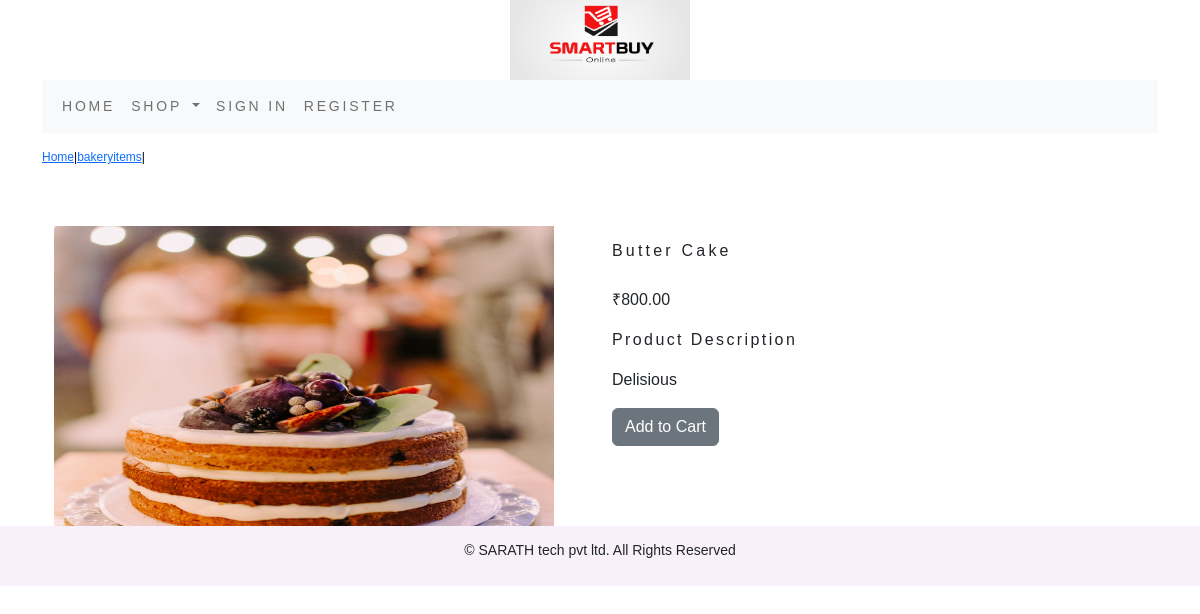
The app's page /bakery-items/butter-cake/ with its own data.
### shop/models.py (models this page shows, shortened)
class Product(models.Model):
    name = models.CharField(max_length=250, unique=True)
    slug = models.SlugField(max_length=250, unique=True)
    description = models.TextField(blank=True)
    price = models.DecimalField(max_digits=10, decimal_places=2)
    category = models.ForeignKey(Category, on_delete=models.CASCADE)
    image = models.ImageField(upload_to='product', blank=True)
    stock = models.IntegerField()
    available = models.BooleanField(default=True)
    created = models.DateTimeField(auto_now_add=True)
    updated = models.DateTimeField(auto_now=True)
    class Meta:
        ordering = ('name',)
        verbose_name = 'product'
        verbose_name_plural = 'products'

class Category(models.Model):
    name = models.CharField(max_length=250, unique=True)
    slug = models.SlugField(max_length=250, unique=True)
    description = models.TextField(blank=True)
    image = models.ImageField(upload_to='category', blank=True)
    class Meta:
        ordering = ('name',)
        verbose_name = 'category'
        verbose_name_plural = 'categories'
    def get_url(self):
        return reverse('shop:products_by_category', args=[self.slug])
    def __str__(self):
        return '{}'.format(self.name)

### shop/views.py (the view)
# urls.py: path('<slug:c_slug>/<slug:product_slug>/', views.ProdDetail, name='products_category_detail'),
def ProdDetail(request, c_slug, product_slug):
    try:
        product = Product.objects.get(category__slug=c_slug, slug=product_slug)
    except Exception as e:
        raise e
    return render(request, 'product.html', {'product': product})

### cart/context_processors.py (called while the page is built)
def counter(request):
    item_count = 0
    if 'admin' in request.path:
        return {}
    else:
        try:
            cart = Cart.objects.filter(cart_id= _cart_id(request))
            cart_items=CartItem.objects.all().filter(cart=cart[:1])
            for cart_item in cart_items:
                item_count += cart_item.quantity
        except Cart.DoesNotExist:
            item_count = 0
        return dict(item_count=item_count)

### cart/views.py (called while the page is built)
def _cart_id(request):
    cart = request.session.session_key
    if not cart:
        cart = request.session.create()
    return cart

### shop/context_processors.py (called while the page is built)
def menu_links(request):
    links = Category.objects.all()
    return dict(links=links)

### templates/product.html (shortened to what this page needs)
{% extends 'base.html' %}
{% load static %}
{% block content %}
<div class="row my_prod_row_class">
  <div class="mx_auto">
    <p><a href="{% url 'shop:AllprodCat' %}">Home</a>|<a href="{{product.category.url}}">{{product.category}}</a>|{{Product.name}}</p>
  </div>
</div>
<div class="container">
<br>
<div class="row">
  <div class="col-6 col-sm-6 col-md-6 col-lg-6">
      <img src="{{product.image.url}}" alt="{{product.name}}" style="min-width :10rem" width="500px" height="300px">
  </div>
  <div class="col-6 col-sm-6 col-md-6 col-lg-6">
      <h1 class="my_prod_title">{{product.name}}</h1>
      <p>₹{{product.price}}</p>
      <p class="my_title">Product Description</p>
      <p class="text-justify my_prod_text">{{product.description}}</p>
      {% if product.stock <= 0 %}
      <p class="text-justify my_prod_text"><b>Out of Stock</b></p>
      {% else %}
      <a href="{% url 'cart:add_cart' product.id %}" class="btn btn-secondary">Add to Cart</a>
      {% endif %}
  </div>
</div>
</div>
{% endblock %}

### static/css/custom.css (style rules this page uses)
body { font-family: 'Lato', sans-serif; }
.my_title { font-size:16px; text_transform:uppercase; letter-spacing:0.15em; }
.my_prod_row_class { padding-top:15px; padding-bottom:20px; }
.my_prod_row_class .mx_auto { color:#000 ; font-size:12px; text-decoration:none; }
.my_prod_title { font-size:16px; text_transform:uppercase; letter-spacing:0.2em; padding-top:15px; padding-bottom:20px; }
.my_prod_text { padding-right:20px; }
* { margin: 0; padding: 0; box-sizing: border-box; font-family: 'Poppins', sans-serif; }
body { min-height: 100vh; }

### records on screen
Product: category "bakeryitems", image (picture), name "Butter Cake", price "800.00", description "Delisious"
